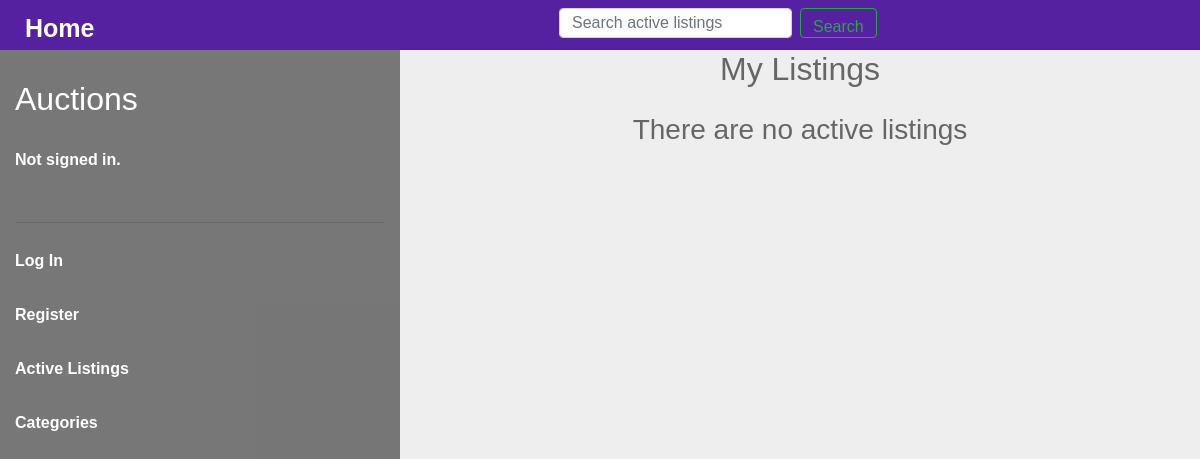
The app's page /user-listings/2, older data.
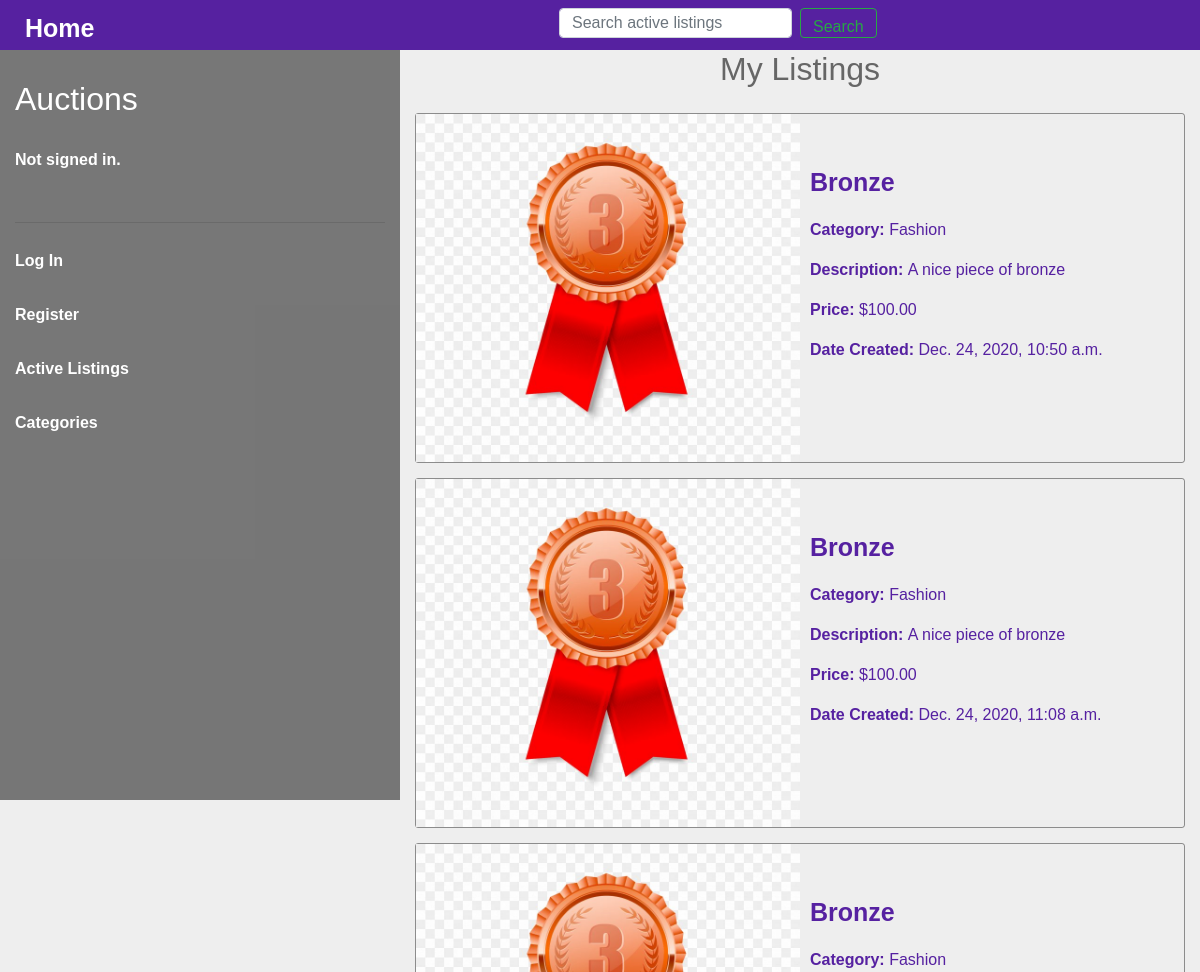
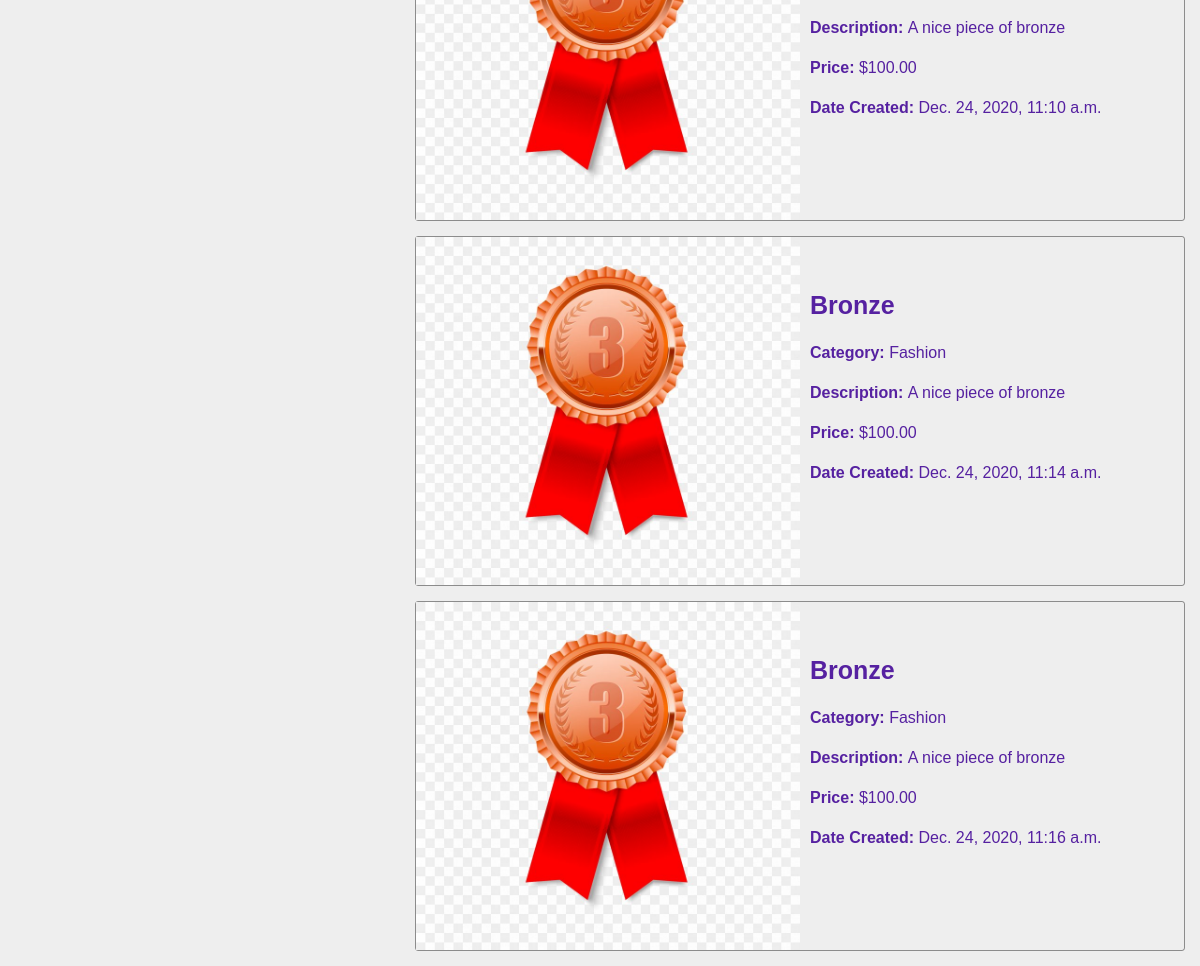
The same page, newer data (2 pictures, top to bottom).
### auctions/models.py (models this page shows, shortened)
class AuctionListing(models.Model):
    name = models.TextField()
    description = models.TextField()
    category = models.CharField(max_length=64)
    price = models.DecimalField(max_digits=64, decimal_places=2)
    last_updated = models.DateTimeField(auto_now=True, auto_now_add=False)
    time_auctioned = models.DateTimeField(auto_now=False, auto_now_add=True)
    image = models.ImageField(upload_to="listing-image/", blank=True, null=True)
    user = models.ForeignKey(User, on_delete=models.CASCADE, related_name="auctioned_items")

### auctions/views.py (the view)
# urls.py: path("user-listings/<int:id>", views.user_listings, name="user_listings"),
def user_listings(request, id):
    return render(request, "auctions/user-listings.html", {
        "listings": AuctionListing.objects.filter(user_id=id)
    })

### auctions/templates/auctions/user-listings.html (shortened to what this page needs)
{% extends "auctions/main-layout.html" %}
{% load static %}
{% block body %}
    <div class="container-fluid main-body-container">
        <div class="row">
            <div class="col-12 col-md-4 menu">
                {% include "auctions/sub-layout.html" %}
            </div>
            <div class="col-12 col-md-8 listings">
                <h2 id="active-listings">My Listings</h2>
                {% for listing in listings %}
                    <div class="listing">
                        <a href="{% url 'listing' listing.id %}">
                            {% if listing.image %}
                                <div class="image-container"><img class="image" src="{{ listing.image.url }}" alt="Image of product"></div>
                            {% else %}
                                <div class="image-container"><img class="image" src="" alt="Image of product"></div>
                            {% endif %}
                            <div class="info-container">
                                <p class="info info-top"><strong>{{ listing.name }}</strong></p>
                                <p class="info"><strong>Category: </strong>{{ listing.category }}</p>
                                <p class="info"><strong>Description: </strong>{{ listing.description }}</p>
                                <p class="info"><strong>Price: </strong>${{ listing.price }}</p>
                                <p class="info"><strong>Date Created: </strong>{{ listing.time_auctioned }}</p>
                            </div>
                        </a>
                    </div>
                {% empty %}
                    <h3>There are no active listings</h3>
                {% endfor %}
            </div>
        </div>
    </div>
{% endblock %}

Row changes from the older to the newer data that the page shows:
added AuctionListing: image (picture), name "Bronze", category "Fashion", description "A nice piece of bronze", price "100.00", time_auctioned "Dec. 24, 2020, 10:50 a.m."
added AuctionListing: image (picture), name "Bronze", category "Fashion", description "A nice piece of bronze", price "100.00", time_auctioned "Dec. 24, 2020, 11:08 a.m."
added AuctionListing: image (picture), name "Bronze", category "Fashion", description "A nice piece of bronze", price "100.00", time_auctioned "Dec. 24, 2020, 11:10 a.m."
added AuctionListing: image (picture), name "Bronze", category "Fashion", description "A nice piece of bronze", price "100.00", time_auctioned "Dec. 24, 2020, 11:14 a.m."
added AuctionListing: image (picture), name "Bronze", category "Fashion", description "A nice piece of bronze", price "100.00", time_auctioned "Dec. 24, 2020, 11:16 a.m."
Text that changed along with them:
text no longer shown: "There are no active listings"
